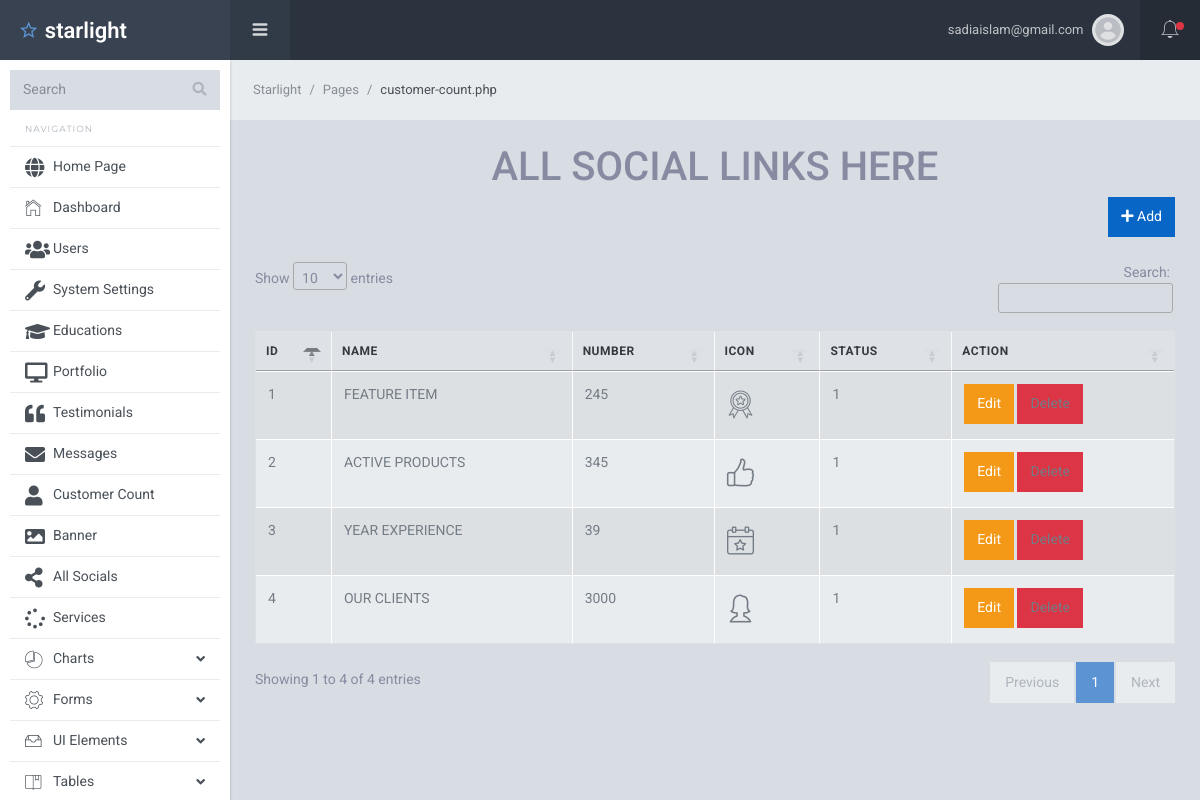
The app's page /dashboard/customer-count.php (signed in) with its own data.
### tables this page shows
CREATE TABLE `users` (
  `id` int(11) NOT NULL,
  `name` varchar(250) NOT NULL,
  `username` varchar(255) NOT NULL,
  `email` varchar(250) NOT NULL,
  `password` varchar(250) NOT NULL,
  `profile_image` varchar(255) NOT NULL DEFAULT 'avatar.jpg',
  `status` int(11) NOT NULL DEFAULT 1 COMMENT 'active = 1\r\ninactive = 2',
  `role` int(11) NOT NULL DEFAULT 1 COMMENT 'user = 1\r\nadmin = 2\r\nemployee = 3'
);

CREATE TABLE `customer_count` (
  `id` int(11) NOT NULL,
  `name` varchar(255) NOT NULL,
  `number` int(11) NOT NULL,
  `icon` varchar(255) NOT NULL,
  `status` int(11) NOT NULL DEFAULT 1
);

### dashboard/customer-count.php (the view)
<?php
  require 'inc/header.php';
  require_once '../db.php';
?>
<?php
  $select = "SELECT * FROM customer_count";
  $query = mysqli_query($db,$select);
?>
<?php
  $path = $_SERVER["PHP_SELF"];
  $parts = explode('/',$path);
  $file_ext = end($parts);
?>
    <div class="sl-mainpanel">
      <nav class="breadcrumb sl-breadcrumb">
        <a class="breadcrumb-item" href="index.html">Starlight</a>
        <a class="breadcrumb-item" href="index.html">Pages</a>
        <span class="breadcrumb-item active"><?php print_r($file_ext) ;?></span>
      </nav>
      <div class="sl-pagebody">
        <div class="sl-page-title">
          <h1 class="text-center text-uppercase">All social links here</h1>
          <div class="text-right"><a href="customer-cadd.php" class="btn btn-primary"><i class="fa fa-plus"></i> Add</a></div>
        </div>
        <table id="myTable" class="table table-striped table-bordered table-hover table-lg">
          <thead>
            <tr class="text-uppercase text-info">
              <th>ID</th>
              <th>Name</th>
              <th>Number</th>
              <th>Icon</th>
              <th>Status</th>
              <th>Action</th>
            </tr>
          </thead>
          <tbody>
      <?php
        $i = 0;
        foreach ($query as $value) {
          $i++;
      ?>
            <tr>
              <td><?php echo $i;?></td>
              <td><?php echo $value['name'];?></td>
              <td><?php echo $value['number'];?></td>
              <td><i class="<?= $value['icon'] ;?> fa-2x"></i></td>
              <td><?php echo $value['status'];?></td>
              <td>
                <a class="btn btn-warning" href="profile-update.php?id=<?php echo $value['id'];?>">Edit</a>
                <a class="socialDelete btn btn-danger" data-id="<?= $value['id'];?>">Delete</a></td>
            </tr>
    <?php
      }
    ?>
          </tbody>
        </table>
      </div>
    </div>
<?php
  require 'inc/footer.php';
?>

### dashboard/inc/header.php (shortened to what this page needs)
<?php
  require_once '../db.php';
  $email = $_SESSION['email'];
  $select_data = "SELECT * FROM users WHERE email = '$email'";
  $data_connect = mysqli_query($db,$select_data);
  $fetch_data = mysqli_fetch_assoc($data_connect);
?>
<!DOCTYPE html>
<html lang="en">
  <head>
    <link href="../assets/lib/font-awesome/css/font-awesome.css" rel="stylesheet">
    <link href="../assets/lib/Ionicons/css/ionicons.css" rel="stylesheet">
    <link rel="stylesheet" href="../front/css/fontawesome-all.min.css">
    <link rel="stylesheet" href="../front/css/flaticon.css">
    <link href="../assets/lib/perfect-scrollbar/css/perfect-scrollbar.css" rel="stylesheet">
    <link href="//cdn.datatables.net/1.10.23/css/jquery.dataTables.min.css" rel="stylesheet">
    <link rel="stylesheet" href="../assets/css/starlight.css">
  </head>
  <body>
    <div class="sl-logo"><a href=""><i class="icon ion-android-star-outline"></i> starlight</a></div>
    <div class="sl-sideleft">
      <div class="input-group input-group-search">
        <input type="search" name="search" class="form-control" placeholder="Search">
        <span class="input-group-btn">
          <button class="btn"><i class="fa fa-search"></i></button>
        </span>
      </div>
      <label class="sidebar-label">Navigation</label>
      <div class="sl-sideleft-menu">
        <a href="../index.php" target="_blank" class="sl-menu-link">
          <div class="sl-menu-item">
            <i class="menu-item-icon fa fa-globe tx-20"></i>
            <span class="menu-item-label">Home Page</span>
          </div>
        </a>
        <a href="dashboard.php" class="sl-menu-link">
          <div class="sl-menu-item">
            <i class="menu-item-icon icon ion-ios-home-outline tx-22"></i>
            <span class="menu-item-label">Dashboard</span>
          </div>
        </a>
        <a href="users.php" class="sl-menu-link">
          <div class="sl-menu-item">
            <i class="menu-item-icon fa fa-users tx-20"></i>
            <span class="menu-item-label">Users</span>
          </div>
        </a>
        <a href="settings.php" class="sl-menu-link">
          <div class="sl-menu-item">
            <i class="menu-item-icon fa fa-wrench tx-20"></i>
            <span class="menu-item-label">System Settings</span>
          </div>
        </a>
        <a href="educations.php" class="sl-menu-link">
          <div class="sl-menu-item">
            <i class="menu-item-icon fa fa-graduation-cap tx-20"></i>
            <span class="menu-item-label">Educations</span>
          </div>
        </a>
        <a href="portfolio.php" class="sl-menu-link">
          <div class="sl-menu-item">
            <i class="menu-item-icon fa fa-desktop tx-20"></i>
            <span class="menu-item-label">Portfolio</span>
          </div>
        </a>
        <a href="testimonials.php" class="sl-menu-link">
          <div class="sl-menu-item">
            <i class="menu-item-icon fa fa-quote-left tx-20"></i>
            <span class="menu-item-label">Testimonials</span>
          </div>
        </a>
        <a href="messages.php" class="sl-menu-link">
          <div class="sl-menu-item">
            <i class="menu-item-icon fa fa-envelope tx-20"></i>
            <span class="menu-item-label">Messages</span>
          </div>
        </a>
        <a href="customer-count.php" class="sl-menu-link">
          <div class="sl-menu-item">
            <i class="menu-item-icon fa fa-user tx-20"></i>
            <span class="menu-item-label">Customer Count</span>
          </div>
        </a>
        <a href="banner.php" class="sl-menu-link">
          <div class="sl-menu-item">
            <i class="menu-item-icon fa fa-image tx-20"></i>
            <span class="menu-item-label">Banner</span>
          </div>
        </a>
        <a href="socials.php" class="sl-menu-link">
          <div class="sl-menu-item">
            <i class="menu-item-icon fa fa-share-alt tx-20"></i>
            <span class="menu-item-label">All Socials</span>
          </div>
        </a>
        <a href="service.php" class="sl-menu-link">
          <div class="sl-menu-item">
            <i class="menu-item-icon fa fa-spinner tx-20"></i>
            <span class="menu-item-label">Services</span>
          </div>
        </a>
        <a href="#" class="sl-menu-link">
          <div class="sl-menu-item">
            <i class="menu-item-icon ion-ios-pie-outline tx-20"></i>
            <span class="menu-item-label">Charts</span>
            <i class="menu-item-arrow fa fa-angle-down"></i>
          </div>
        </a>
        <a href="#" class="sl-menu-link">
          <div class="sl-menu-item">
            <i class="menu-item-icon icon ion-ios-gear-outline tx-24"></i>
            <span class="menu-item-label">Forms</span>
            <i class="menu-item-arrow fa fa-angle-down"></i>
          </div>
        </a>
        <a href="#" class="sl-menu-link">
          <div class="sl-menu-item">
            <i class="menu-item-icon icon ion-ios-filing-outline tx-24"></i>
            <span class="menu-item-label">UI Elements</span>
            <i class="menu-item-arrow fa fa-angle-down"></i>
          </div>
        </a>
        <a href="#" class="sl-menu-link">
          <div class="sl-menu-item">
            <i class="menu-item-icon icon ion-ios-bookmarks-outline tx-20"></i>
            <span class="menu-item-label">Tables</span>
            <i class="menu-item-arrow fa fa-angle-down"></i>
          </div>
        </a>
      </div>
      <br>
    </div>
    <div class="sl-header">
      <div class="sl-header-left">
        <div class="navicon-left hidden-md-down"><a id="btnLeftMenu" href=""><i class="icon ion-navicon-round"></i></a></div>
      </div>
      <div class="sl-header-right">
        <nav class="nav">
          <div class="dropdown">
            <a href="" class="nav-link nav-link-profile" data-toggle="dropdown">
              <span class="logged-name"><?= $fetch_data['username'];?><span class="hidden-md-down"></span></span>
              <img src="../assets/img/<?= $fetch_data['profile_image'];?>" class="wd-32 rounded-circle" alt="">
            </a>
          </div>
        </nav>
        <div class="navicon-right">
          <a id="btnRightMenu" href="" class="pos-relative">
            <i class="icon ion-ios-bell-outline"></i>
            <span class="square-8 bg-danger"></span>
          </a>
        </div>
      </div>
    </div>

### dashboard/inc/header.php (style rules this page uses)
button { cursor: pointer; }

### records on screen
users: username "sadiaislam@gmail.com", profile_image (placeholder picture)
customer_count: name "FEATURE ITEM", number "245", status "1"
customer_count: name "ACTIVE PRODUCTS", number "345", status "1"
customer_count: name "YEAR EXPERIENCE", number "39", status "1"
customer_count: name "OUR CLIENTS", number "3000", status "1"
